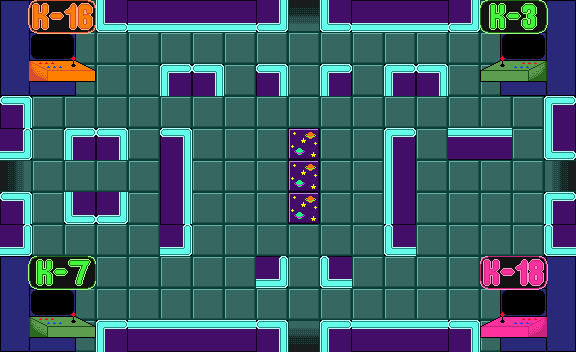

Tiled map render using the project's own tile images. Description and the map definition, with tile-layer contents summarised, below:
An orthogonal 18x11 tile map with 32x32 px tiles, 3 tile layers (Floors, Graphics, Rooms) and 12 objects (2x 16, 2x 3, 2x 18, 2x 7, down, ...).

<map version="1.0" orientation="orthogonal" renderorder="right-down" width="18" height="11" tilewidth="32" tileheight="32" nextobjectid="16">
 <tileset firstgid="1" name="sheet_neon" tilewidth="32" tileheight="32" tilecount="56" columns="14">
  <image source="../TileSheets/sheet_neon.png" width="448" height="128" />
 </tileset>
 <layer name="Floors" width="18" height="11">
  <data>[198 cells, 198 non-empty, 1 distinct tile ids]</data>
 </layer>
 <layer name="Graphics" width="18" height="11">
  <data>[198 cells, 73 non-empty, 15 distinct tile ids]</data>
 </layer>
 <objectgroup name="Rooms">
  <object id="5" name="16" x="0" y="0" width="91" height="91" />
  <object id="6" name="3" x="484" y="1" width="89" height="90" />
  <object id="8" name="18" x="485" y="260" width="89" height="90" />
  <object id="11" name="7" x="1" y="259" width="91" height="91" />
 </objectgroup>
 <layer name="Rooms" width="18" height="11">
  <data>[198 cells, 38 non-empty, 37 distinct tile ids]</data>
 </layer>
 <objectgroup name="Entrances">
  <object id="1" name="down" x="288" y="4" width="32" height="62" />
  <object id="2" name="right" x="4" y="160" width="63" height="32" />
  <object id="3" name="up" x="288" y="286" width="32" height="62" />
  <object id="4" name="left" x="511" y="160" width="60" height="32" />
 </objectgroup>
 <objectgroup name="Numbers">
  <object id="12" name="18" x="506" y="280" width="47" height="31" />
  <object id="13" name="3" x="506" y="27" width="46" height="28" />
  <object id="14" name="16" x="35" y="27" width="49" height="28" />
  <object id="15" name="7" x="35" y="283" width="46" height="28" />
 </objectgroup>
</map>
